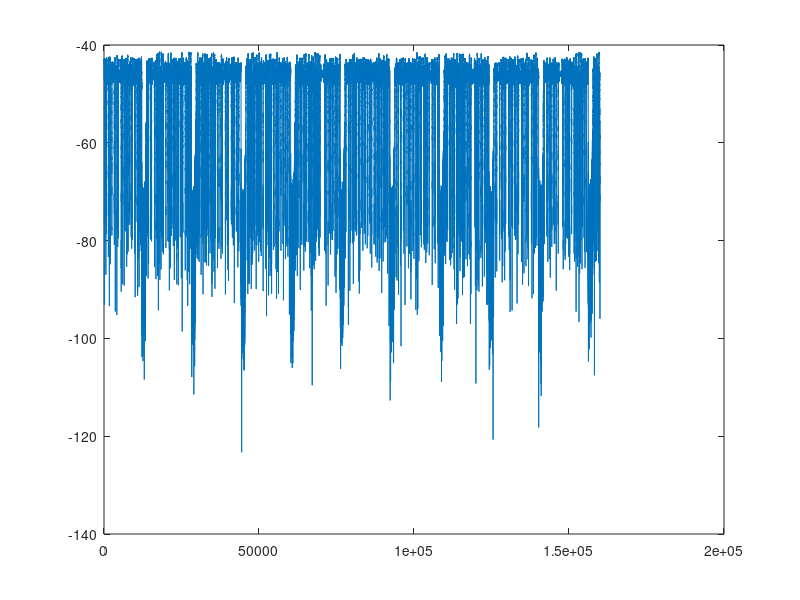

Write MATLAB code to recreate this figure. (Note: this script raises an error after producing the figure.)
% Frequency Hopping spread spectrum
clear; clc
load("FreqHoping125KhzSpan.mat");

%% Plotting The received transmission frame
figure
plot(20*log10(abs(Y)));

d = seconds(6.25e-6);
win = hamming(100,"periodic");

stft(Y,d,Window=win,OverlapLength=98,FFTLength=128);